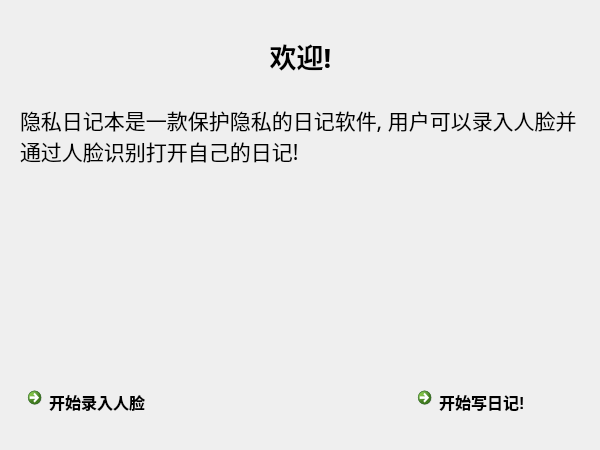
<?xml version="1.0" encoding="UTF-8"?>
<ui version="4.0">
 <class>MainWindow</class>
 <widget class="QMainWindow" name="MainWindow">
  <property name="geometry">
   <rect>
    <x>0</x>
    <y>0</y>
    <width>600</width>
    <height>450</height>
   </rect>
  </property>
  <property name="sizePolicy">
   <sizepolicy hsizetype="Fixed" vsizetype="Fixed">
    <horstretch>0</horstretch>
    <verstretch>0</verstretch>
   </sizepolicy>
  </property>
  <property name="minimumSize">
   <size>
    <width>600</width>
    <height>450</height>
   </size>
  </property>
  <property name="maximumSize">
   <size>
    <width>600</width>
    <height>450</height>
   </size>
  </property>
  <property name="windowTitle">
   <string>隐私日记本</string>
  </property>
  <property name="dockNestingEnabled">
   <bool>false</bool>
  </property>
  <widget class="QWidget" name="centralwidget">
   <widget class="QCommandLinkButton" name="commandLinkButton_start_write_diary">
    <property name="geometry">
     <rect>
      <x>410</x>
      <y>380</y>
      <width>171</width>
      <height>48</height>
     </rect>
    </property>
    <property name="font">
     <font>
      <family>Segoe UI</family>
      <pointsize>12</pointsize>
     </font>
    </property>
    <property name="text">
     <string>开始写日记!</string>
    </property>
   </widget>
   <widget class="QLabel" name="label">
    <property name="geometry">
     <rect>
      <x>20</x>
      <y>100</y>
      <width>561</width>
      <height>71</height>
     </rect>
    </property>
    <property name="font">
     <font>
      <family>微软雅黑</family>
      <pointsize>16</pointsize>
     </font>
    </property>
    <property name="text">
     <string>隐私日记本是一款保护隐私的日记软件, 用户可以录入人脸并通过人脸识别打开自己的日记!</string>
    </property>
    <property name="scaledContents">
     <bool>false</bool>
    </property>
    <property name="wordWrap">
     <bool>true</bool>
    </property>
   </widget>
   <widget class="QCommandLinkButton" name="commandLinkButton_settings">
    <property name="geometry">
     <rect>
      <x>20</x>
      <y>380</y>
      <width>181</width>
      <height>48</height>
     </rect>
    </property>
    <property name="font">
     <font>
      <family>Segoe UI</family>
      <pointsize>12</pointsize>
     </font>
    </property>
    <property name="text">
     <string>开始录入人脸</string>
    </property>
   </widget>
   <widget class="QLabel" name="label_2">
    <property name="geometry">
     <rect>
      <x>20</x>
      <y>20</y>
      <width>561</width>
      <height>71</height>
     </rect>
    </property>
    <property name="font">
     <font>
      <family>微软雅黑</family>
      <pointsize>20</pointsize>
      <weight>75</weight>
      <bold>true</bold>
     </font>
    </property>
    <property name="text">
     <string>欢迎!</string>
    </property>
    <property name="scaledContents">
     <bool>false</bool>
    </property>
    <property name="alignment">
     <set>Qt::AlignCenter</set>
    </property>
    <property name="wordWrap">
     <bool>true</bool>
    </property>
   </widget>
  </widget>
 </widget>
 <resources/>
 <connections/>
</ui>
